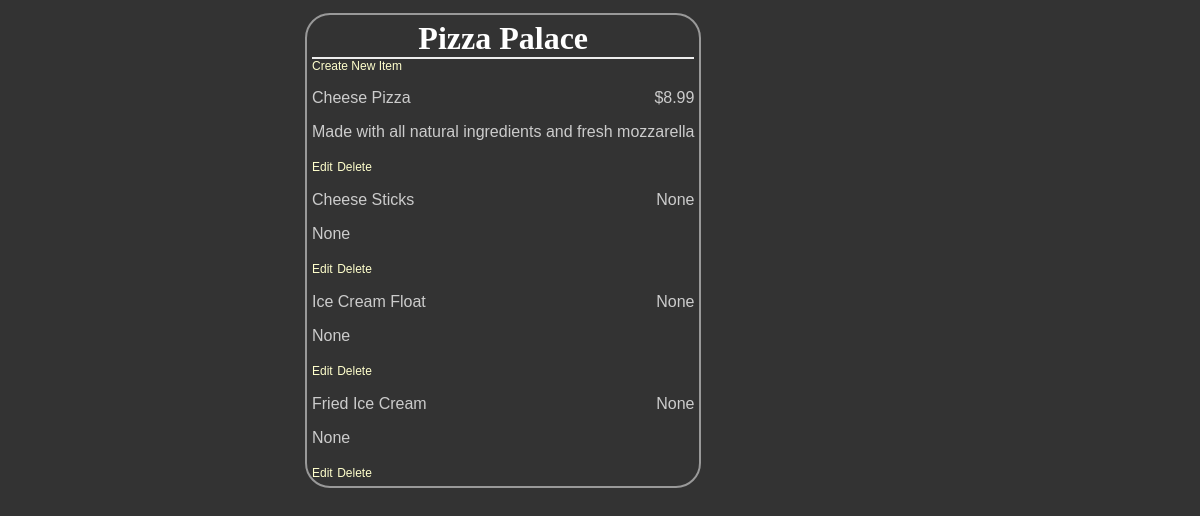
The app's page /restaurant/1/, older data.
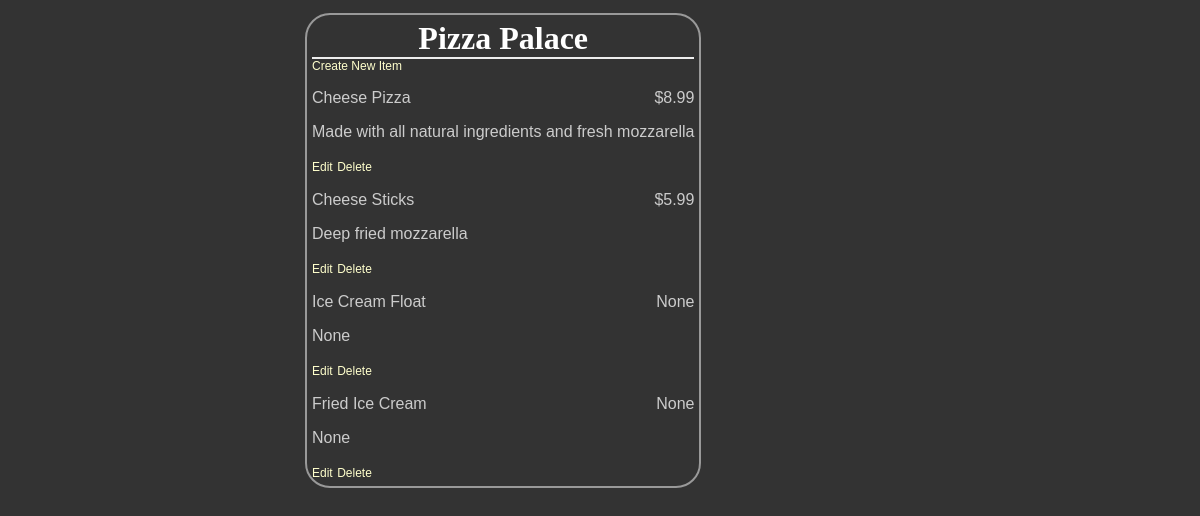
The same page, newer data.
### database_setup.py (models this page shows, shortened)
class Restaurant(Base):
    __tablename__ = 'restaurant'
    name = Column(String(80), nullable = False)
    id = Column(Integer, primary_key = True)
    description = Column(String(250))
    priceRange = Column(String(25))
    cuisine = Column(String(250))

class MenuItem(Base):
    __tablename__ = 'menu_items'
    name = Column(String(80), nullable = False)
    id = Column(Integer, primary_key = True)
    course = Column(String(250))
    description = Column(String(250))
    price = Column(String(8))
    restaurant_id = Column(Integer, ForeignKey('restaurant.id'))
    restaurant = relationship(Restaurant)

### project.py (the view)
@app.route('/restaurant/<int:restaurant_id>/')
def restaurantMenu(restaurant_id):
    restaurant = session.query(Restaurant).filter_by(id = restaurant_id).one()
    items = session.query(MenuItem).filter_by(restaurant_id = restaurant.id).all()
    return render_template("menu.html",
            restaurant = restaurant,
            items = items)

### templates/menu.html (shortened to what this page needs)
<html>
<head>
	<link rel=stylesheet type=text/css href="{{ url_for('static', filename='styles.css') }}">
	</head>
	<body>
	<div class = 'pane'>
		<div class = 'header'>
		<h1>{{ restaurant.name }}</h1>
	</div>
	<a href = '{{url_for('newMenuItem', restaurant_id = restaurant.id) }}'>Create New Item</a>
		{% for i in items %}
    <div class = 'nameAndPrice'>
		<span class = 'name'><p>{{i.name}}</p></span>
		<span class = 'price'> <p>{{i.price}} </p> </span>
	</div>
	<div class = 'description'>
		<p>{{i.description}}</p>
	</div>
	<div class = "editdeletepane">
	<a href='{{url_for('editMenuItem',restaurant_id = restaurant.id, menu_id=i.id)}}' >Edit</a>
	<a href='{{url_for('deleteMenuItem', restaurant_id = restaurant.id, menu_id=i.id)}}' >
	Delete</a>
	</div>
		{% endfor %}
</div>
	</body>
</html>

### static/styles.css (style rules this page uses)
body { font-family: sans-serif; background-color: #333333 }
h1, h2, h3, h4 { color: #ffffff; }
h1, h2 { font-family: 'georgia', serif; margin: 0; }
h1 { border-bottom: 2px solid #eee; }
p, dd, dt { color: #cccccc; }
a { text-decoration: none; color: #ffffcc; font-size: .75em; }
.pane { position: absolute; left: 25%; border: 2px solid; border-radius: 25px; padding: 5px; margin: 5px; border-color: #999999; background-color: #333333 }
.header { left: 50%; text-align: center; }
.name { width: 50%; display: inline-block; float: left; }
.price { text-align: right; width: 50%; float: right; }

Row changes from the older to the newer data that the page shows:
changed MenuItem "Cheese Sticks": price "None" → "$5.99"; description "None" → "Deep fried mozzarella"
